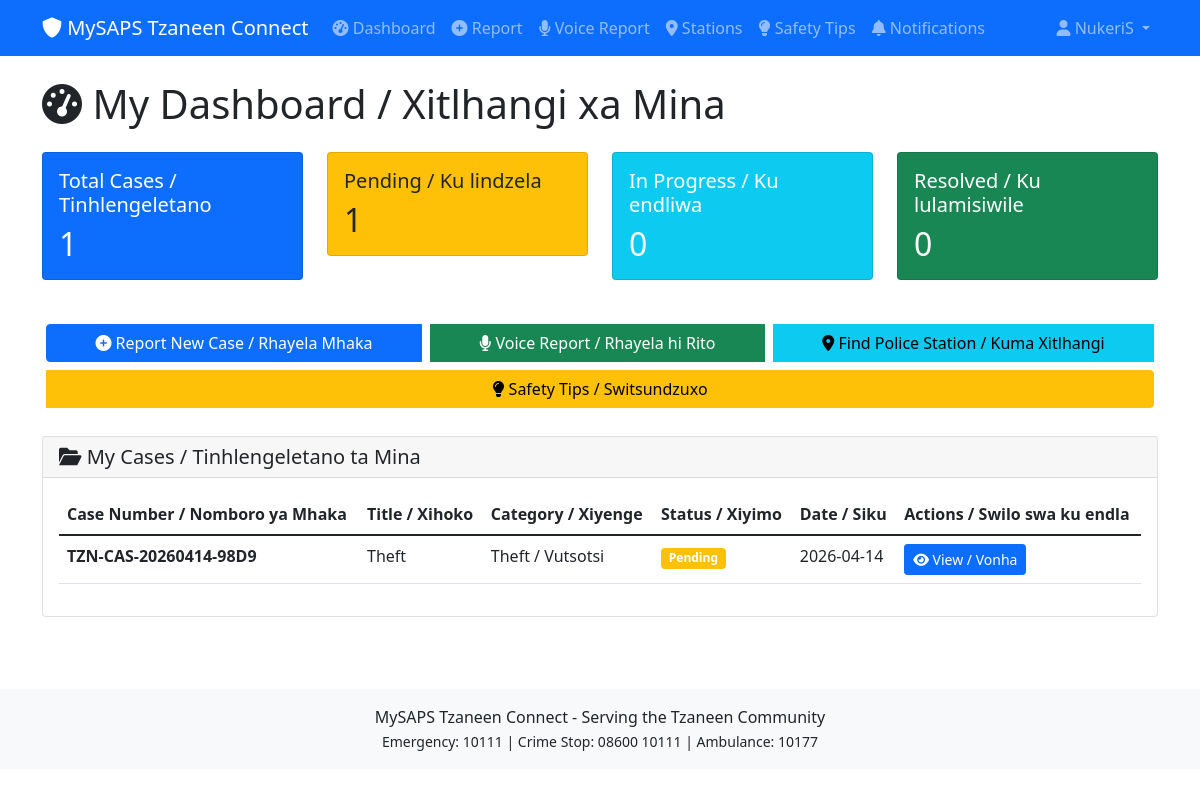
The page /cases/ (signed in) on the database its author committed.
### accounts/models.py (models this page shows, shortened)
class CustomUser(AbstractUser):
    LANGUAGE_CHOICES = [
        ('en', 'English'),
        ('ts', 'Xitsonga'),
        ('nso', 'Sepedi'),
        ('ve', 'TshiVenda'),
    ]
    phone_number = models.CharField(max_length=15, unique=True, help_text=_('Cellphone number for notifications'))
    id_number = models.CharField(max_length=13, blank=True, null=True)
    street_address = models.TextField(blank=True, null=True)
    suburb = models.CharField(max_length=100, blank=True, null=True)
    city = models.CharField(max_length=100, default='Tzaneen')
    province = models.CharField(max_length=50, default='Limpopo')
    postal_code = models.CharField(max_length=10, blank=True, null=True)
    preferred_language = models.CharField(max_length=10, choices=LANGUAGE_CHOICES, default='en')
    notification_method = models.CharField(max_length=20, choices=[
        ('sms', 'SMS'),
        ('whatsapp', 'WhatsApp'),
        ('both', 'Both')
    ], default='whatsapp')
    large_font = models.BooleanField(default=False)
    voice_input = models.BooleanField(default=False)
    default_location_lat = models.DecimalField(max_digits=10, decimal_places=7, blank=True, null=True)
    default_location_lng = models.DecimalField(max_digits=10, decimal_places=7, blank=True, null=True)
    is_business_owner = models.BooleanField(default=False)
    business_name = models.CharField(max_length=200, blank=True, null=True)
    business_address = models.TextField(blank=True, null=True)
    created_at = models.DateTimeField(auto_now_add=True)
    updated_at = models.DateTimeField(auto_now=True)
    class Meta:
        verbose_name = _('User')
        verbose_name_plural = _('Users')

### cases/models.py (models this page shows, shortened)
class Case(models.Model):
    STATUS_CHOICES = [
        ('pending', 'Pending / Ku lindzela'),
        ('assigned', 'Assigned / Ku nyikiwile'),
        ('in_progress', 'In Progress / Ku endliwa'),
        ('resolved', 'Resolved / Ku lulamisiwile'),
        ('closed', 'Closed / Ku pfariwile'),
    ]
    PRIORITY_CHOICES = [
        ('low', 'Low / Ku tlakuka'),
        ('medium', 'Medium / Ku le xikarhi'),
        ('high', 'High / Ku tlakuka'),
        ('urgent', 'Urgent / Ku hatlisa'),
    ]
    case_number = models.CharField(max_length=20, unique=True, editable=False)
    reference_number = models.CharField(max_length=20, blank=True, null=True)
    user = models.ForeignKey(CustomUser, on_delete=models.CASCADE, related_name='cases')
    category = models.ForeignKey(IncidentCategory, on_delete=models.SET_NULL, null=True, related_name='cases')
    title = models.CharField(max_length=200)
    description = models.TextField(validators=[MinLengthValidator(10)])
    title_ts = models.CharField(max_length=200, blank=True, null=True, verbose_name="Title in Xitsonga")
    description_ts = models.TextField(blank=True, null=True, verbose_name="Description in Xitsonga")
    location_lat = models.DecimalField(max_digits=10, decimal_places=7, blank=True, null=True)
    location_lng = models.DecimalField(max_digits=10, decimal_places=7, blank=True, null=True)
    location_description = models.TextField()
    location_description_ts = models.TextField(blank=True, null=True, verbose_name="Location in Xitsonga")
    contact_name = models.CharField(max_length=100)
    contact_phone = models.CharField(max_length=15)
    contact_email = models.EmailField(blank=True, null=True)
    status = models.CharField(max_length=20, choices=STATUS_CHOICES, default='pending')
    priority = models.CharField(max_length=20, choices=PRIORITY_CHOICES, default='medium')
    assigned_officer = models.CharField(max_length=200, blank=True, null=True)
    assigned_officer_ts = models.CharField(max_length=200, blank=True, null=True, verbose_name="Assigned Officer in Xitsonga")
    assigned_station = models.CharField(max_length=100, blank=True, null=True)
    officer_notes = models.TextField(blank=True, null=True)
    officer_notes_ts = models.TextField(blank=True, null=True, verbose_name="Officer Notes in Xitsonga")
    has_photo_evidence = models.BooleanField(default=False)
    created_at = models.DateTimeField(auto_now_add=True)
    updated_at = models.DateTimeField(auto_now=True)
    resolved_at = models.DateTimeField(blank=True, null=True)
    class Meta:
        ordering = ['-created_at']
    def get_status_color(self):
        colors = {
            'pending': 'warning',
            'assigned': 'info',
            'in_progress': 'primary',
            'resolved': 'success',
            'closed': 'secondary',
        }
        return colors.get(self.status, 'secondary')
    def get_status_display_bilingual(self, language='en'):
        status_map = {
            'pending': {'en': 'Pending', 'ts': 'Ku lindzela'},
            'assigned': {'en': 'Assigned', 'ts': 'Ku nyikiwile'},
            'in_progress': {'en': 'In Progress', 'ts': 'Ku endliwa'},
            'resolved': {'en': 'Resolved', 'ts': 'Ku lulamisiwile'},
            'closed': {'en': 'Closed', 'ts': 'Ku pfariwile'},
        }
        return status_map.get(self.status, {}).get(language, self.status)
    def get_title(self, language='en'):
        if language == 'ts' and self.title_ts:
            return self.title_ts
        return self.title

class IncidentCategory(models.Model):
    CATEGORY_TYPES = [
        ('theft', 'Theft / Vutsotsi'),
        ('burglary', 'Burglary / Ku ngheneriwa endlwini'),
        ('assault', 'Assault / Ku vuriwa'),
        ('robbery', 'Robbery / Ku khomeriwa'),
        ('property_damage', 'Property Damage / Ku onhakala ka xifaniso'),
        ('domestic_violence', 'Domestic Violence / Nghungu ya le kaya'),
        ('service_delivery', 'Service Delivery / Vukorhokeri'),
        ('other', 'Other / Swin\'wana'),
    ]
    name = models.CharField(max_length=50, choices=CATEGORY_TYPES, unique=True)
    name_ts = models.CharField(max_length=100, blank=True, verbose_name="Name in Xitsonga")
    icon = models.CharField(max_length=50, default='fas fa-exclamation-triangle')
    is_active = models.BooleanField(default=True)
    class Meta:
        verbose_name = _('Incident Category')
        verbose_name_plural = _('Incident Categories')
    def get_name_in_language(self, language='en'):
        if language == 'ts' and self.name_ts:
            return self.name_ts
        return self.get_name_display()

### cases/views.py (the view)
# urls.py: path('', views.dashboard, name='dashboard'),
@login_required
def dashboard(request):
    user = request.user
    language = get_user_language(request)
    translation.activate(language)
    cases = Case.objects.filter(user=user).order_by('-created_at')
    stats = {
        'total': cases.count(),
        'pending': cases.filter(status='pending').count(),
        'in_progress': cases.filter(status='in_progress').count(),
        'resolved': cases.filter(status='resolved').count(),
    }
    notifications = Notification.objects.filter(user=user, is_read=False)[:5]
    paginator = Paginator(cases, 10)
    page_number = request.GET.get('page')
    page_obj = paginator.get_page(page_number)
    context = {
        'cases': page_obj,
        'stats': stats,
        'notifications': notifications,
        'large_font': user.large_font,
        'current_language': language,
    }
    return render(request, 'cases/dashboard.html', context)

### cases/views.py (called while the page is built)
def get_user_language(request):
    if request.user.is_authenticated and request.user.preferred_language:
        return request.user.preferred_language
    return 'en'

### templates/cases/dashboard.html (shortened to what this page needs)
{% extends 'base.html' %}
{% load i18n %}
{% block content %}
<div class="container">
    <h1 class="mb-4"><i class="fas fa-tachometer-alt"></i> {% trans "My Dashboard" %} / Xitlhangi xa Mina</h1>
    <div class="row mb-4">
        <div class="col-md-3 mb-3">
            <div class="card bg-primary text-white">
                <div class="card-body">
                    <h5 class="card-title">{% trans "Total Cases" %} / Tinhlengeletano</h5>
                    <h2 class="mb-0">{{ stats.total }}</h2>
                </div>
            </div>
        </div>
        <div class="col-md-3 mb-3">
            <div class="card bg-warning text-dark">
                <div class="card-body">
                    <h5 class="card-title">{% trans "Pending" %} / Ku lindzela</h5>
                    <h2 class="mb-0">{{ stats.pending }}</h2>
                </div>
            </div>
        </div>
        <div class="col-md-3 mb-3">
            <div class="card bg-info text-white">
                <div class="card-body">
                    <h5 class="card-title">{% trans "In Progress" %} / Ku endliwa</h5>
                    <h2 class="mb-0">{{ stats.in_progress }}</h2>
                </div>
            </div>
        </div>
        <div class="col-md-3 mb-3">
            <div class="card bg-success text-white">
                <div class="card-body">
                    <h5 class="card-title">{% trans "Resolved" %} / Ku lulamisiwile</h5>
                    <h2 class="mb-0">{{ stats.resolved }}</h2>
                </div>
            </div>
        </div>
    </div>
    <div class="row mb-4">
        <div class="col-md-12">
            <div class="btn-group flex-wrap" role="group">
                <a href="{% url 'cases:report_case' %}" class="btn btn-primary m-1">
                    <i class="fas fa-plus-circle"></i> {% trans "Report New Case" %} / Rhayela Mhaka
                </a>
                <a href="{% url 'cases:voice_report' %}" class="btn btn-success m-1">
                    <i class="fas fa-microphone"></i> {% trans "Voice Report" %} / Rhayela hi Rito
                </a>
                <a href="{% url 'cases:station_finder' %}" class="btn btn-info m-1">
                    <i class="fas fa-map-marker-alt"></i> {% trans "Find Police Station" %} / Kuma Xitlhangi
                </a>
                <a href="{% url 'cases:safety_tips' %}" class="btn btn-warning m-1">
                    <i class="fas fa-lightbulb"></i> {% trans "Safety Tips" %} / Switsundzuxo
                </a>
            </div>
        </div>
    </div>
    <div class="card">
        <div class="card-header">
            <h5 class="mb-0"><i class="fas fa-folder-open"></i> {% trans "My Cases" %} / Tinhlengeletano ta Mina</h5>
        </div>
        <div class="card-body">
            {% if cases %}
            <div class="table-responsive">
                <table class="table table-hover">
                    <thead>
                        <tr>
                            <th>{% trans "Case Number" %} / Nomboro ya Mhaka</th>
                            <th>{% trans "Title" %} / Xihoko</th>
                            <th>{% trans "Category" %} / Xiyenge</th>
                            <th>{% trans "Status" %} / Xiyimo</th>
                            <th>{% trans "Date" %} / Siku</th>
                            <th>{% trans "Actions" %} / Swilo swa ku endla</th>
                        </tr>
                    </thead>
                    <tbody>
                        {% for case in cases %}
                        <tr>
                            <td><strong>{{ case.case_number }}</strong></td>
                            <td>{{ case.get_title|default:case.title|truncatechars:50 }}</td>
                            <td>{{ case.category.get_name_in_language|default:case.category.get_name_display }}</td>
                            <td>
                                <span class="badge bg-{{ case.get_status_color }}">
                                    {{ case.get_status_display_bilingual|default:case.get_status_display }}
                                </span>
                            </td>
                            <td>{{ case.created_at|date:"Y-m-d" }}</td>
                            <td>
                                <a href="{% url 'cases:case_detail' case.id %}" class="btn btn-sm btn-primary">
                                    <i class="fas fa-eye"></i> {% trans "View" %} / Vonha
                                </a>
                            </td>
                        </tr>
                        {% endfor %}
                    </tbody>
                </table>
            </div>
            {% endif %}
        </div>
    </div>
</div>
{% endblock %}

### templates/base.html (shortened to what this page needs)
<!DOCTYPE html>
<html lang="en">
<head>
    <link href="https://cdn.jsdelivr.net/npm/bootstrap@5.1.3/dist/css/bootstrap.min.css" rel="stylesheet">
    <link rel="stylesheet" href="https://cdnjs.cloudflare.com/ajax/libs/font-awesome/6.0.0/css/all.min.css">
</head>
<body>
    <nav class="navbar navbar-expand-lg navbar-dark bg-primary">
        <div class="container">
            <a class="navbar-brand" href="{% url 'cases:dashboard' %}">
                <i class="fas fa-shield-alt"></i> MySAPS Tzaneen Connect
            </a>
            <div class="collapse navbar-collapse" id="navbarNav">
                {% if user.is_authenticated %}
                <ul class="navbar-nav me-auto">
                    <li class="nav-item">
                        <a class="nav-link" href="{% url 'cases:dashboard' %}">
                            <i class="fas fa-tachometer-alt"></i> Dashboard
                        </a>
                    </li>
                    <li class="nav-item">
                        <a class="nav-link" href="{% url 'cases:report_case' %}">
                            <i class="fas fa-plus-circle"></i> Report
                        </a>
                    </li>
                    <li class="nav-item">
                        <a class="nav-link" href="{% url 'cases:voice_report' %}">
                            <i class="fas fa-microphone"></i> Voice Report
                        </a>
                    </li>
                    <li class="nav-item">
                        <a class="nav-link" href="{% url 'cases:station_finder' %}">
                            <i class="fas fa-map-marker-alt"></i> Stations
                        </a>
                    </li>
                    <li class="nav-item">
                        <a class="nav-link" href="{% url 'cases:safety_tips' %}">
                            <i class="fas fa-lightbulb"></i> Safety Tips
                        </a>
                    </li>
                    <li class="nav-item">
                        <a class="nav-link" href="{% url 'cases:notifications' %}">
                            <i class="fas fa-bell"></i> Notifications
                        </a>
                    </li>
                </ul>
                <ul class="navbar-nav">
                    <li class="nav-item dropdown">
                        <a class="nav-link dropdown-toggle" href="#" id="userDropdown" role="button" data-bs-toggle="dropdown">
                            <i class="fas fa-user"></i> {{ user.first_name|default:user.username }}
                        </a>
                    </li>
                </ul>
                {% else %}
                <ul class="navbar-nav ms-auto">
                    <li class="nav-item"><a class="nav-link" href="{% url 'accounts:login' %}">Login</a></li>
                    <li class="nav-item"><a class="nav-link" href="{% url 'accounts:register' %}">Register</a></li>
                </ul>
                {% endif %}
            </div>
        </div>
    </nav>
    <main class="py-4">
        {% block content %}{% endblock %}
    </main>
    <footer class="bg-light text-center py-3 mt-5">
        <div class="container">
            <p class="mb-0">MySAPS Tzaneen Connect - Serving the Tzaneen Community</p>
            <small>Emergency: 10111 | Crime Stop: 08600 10111 | Ambulance: 10177</small>
        </div>
    </footer>
</body>
</html>

### rows shown on the page
CustomUser: first_name "NukeriS"
Case: case_number "TZN-CAS-20260414-98D9", get_title "Theft", category.get_name_in_language "Theft / Vutsotsi", get_status_display_bilingual "Pending", created_at "2026-04-14"

### other values the page prints
{{ stats.total }} "1"
{{ stats.pending }} "1"
{{ stats.in_progress }} "0"
{{ stats.resolved }} "0"
